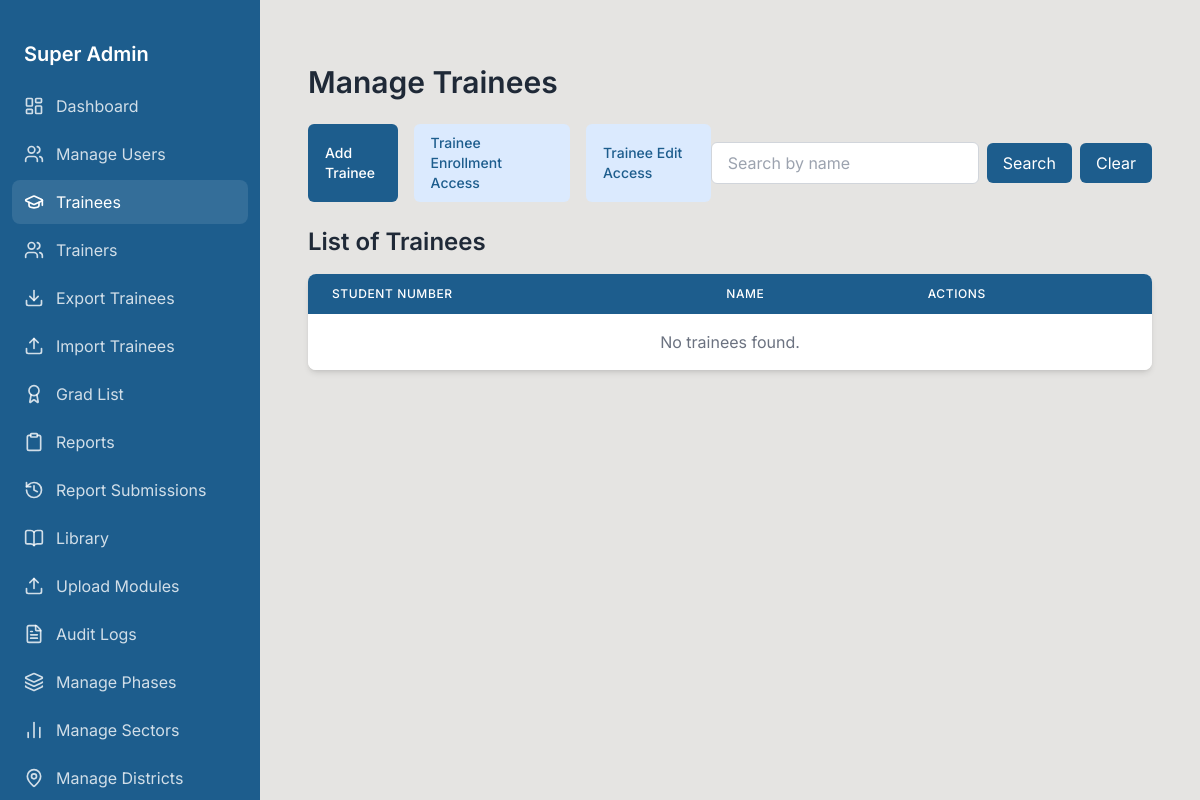
Before: /superuser/trainees/ (signed in) with the older database file.
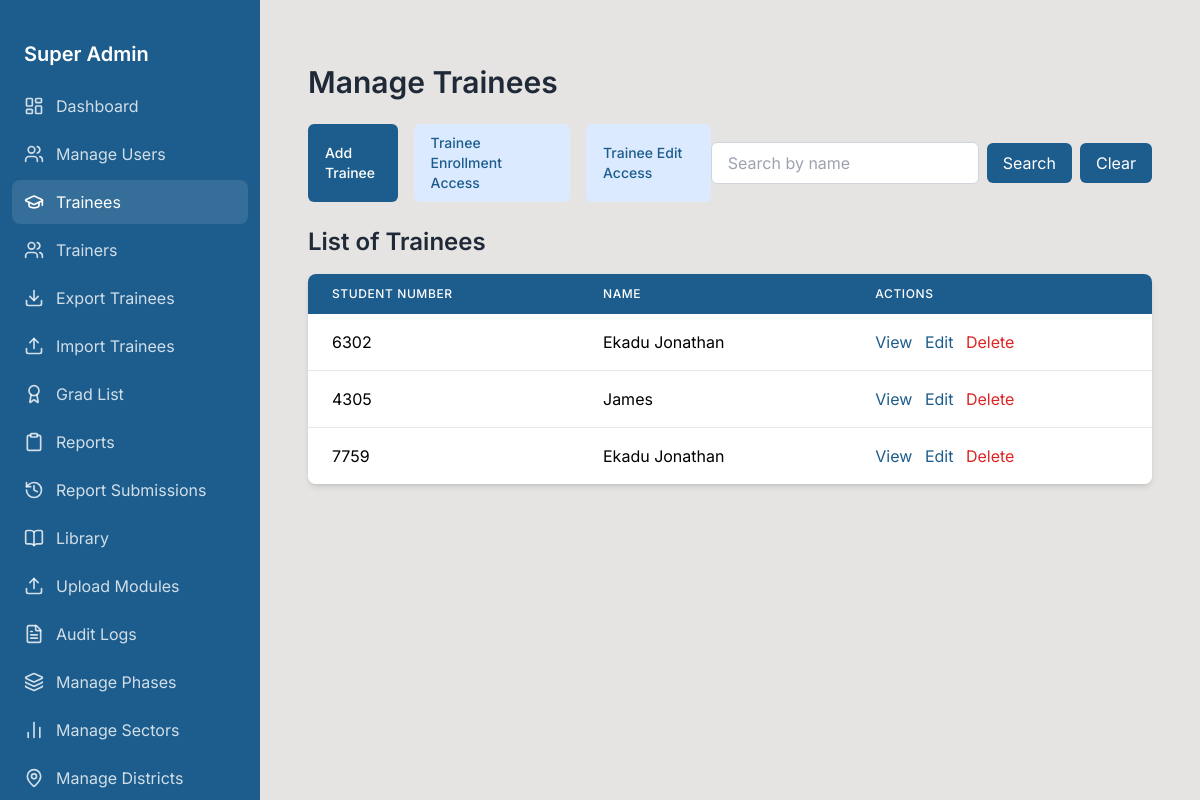
After: the same page with the newer database file.
### urdt_app/models.py (models this page shows, shortened)
class TraineeApplication(models.Model):
    cohort = models.ForeignKey(
        'Cohort',
        on_delete=models.SET_NULL,
        null=True,
        blank=True,
        related_name="trainees",
        help_text="Select the cohort for this trainee"
    )
    student_number = models.CharField(
        max_length=4,
        unique=True,
        editable=False,
        null=True,
        blank=True
    )
    passport_photo = models.ImageField(upload_to="trainee_photos/", null=True, blank=True)
    training_year_month = models.CharField(max_length=100)
    applicant_name = models.CharField(max_length=255)
    phone_contact = models.CharField(max_length=15)
    phone_ownership = models.CharField(max_length=50)
    gender = models.CharField(
        max_length=10,
        choices=[('Male', 'Male'), ('Female', 'Female')]
    )
    date_of_birth = models.DateField()
    age = models.PositiveIntegerField(default=0)
    consent_form_obtained = models.BooleanField(default=False)
    MARITAL_CHOICES = [
        ('Single', 'Single'),
        ('Divorced', 'Divorced'),
        ('Married', 'Married'),
        ('Widowed', 'Widowed'),
    ]
    marital_status = models.CharField(max_length=20, choices=MARITAL_CHOICES)
    household_number = models.CharField(max_length=50, blank=True, null=True)
    current_location = models.CharField(max_length=255, null=True, blank=True)
    zone = models.CharField(max_length=100, blank=True, null=True)
    block_number = models.CharField(max_length=50, blank=True, null=True)
    village = models.CharField(max_length=255, blank=True, null=True)
    parish = models.CharField(max_length=255, blank=True, null=True)
    subcounty = models.CharField(max_length=255, blank=True, null=True)
    district = models.ForeignKey('District', on_delete=models.SET_NULL, null=True, blank=True)
    NATIONALITY_CHOICES = [
        ('Ugandan', 'Ugandan'),
        ('Refugee', 'Refugee'),
    ]
    nationality = models.CharField(max_length=20, choices=NATIONALITY_CHOICES)
    pwd = models.BooleanField(default=False)
    current_location = models.CharField(max_length=255, blank=True, null=True)
    nature_of_disability = models.CharField(max_length=255, blank=True, null=True)
    EDUCATION_CHOICES = [
        ('University', 'University'),
        ('Tertiary', 'Tertiary'),
        ('Secondary', 'Secondary'),
        ('Primary', 'Primary'),
        ('Not at all', 'Not at all'),
    ]
    education_level = models.CharField(max_length=50, choices=EDUCATION_CHOICES)
    RELIGION_CHOICES = [
        ('Christian', 'Christian'),
        ('Moslem', 'Moslem'),
        ('Other', 'Other'),
    ]
    religion = models.CharField(max_length=50, choices=RELIGION_CHOICES)
    EMPLOYMENT_CHOICES = [
        ('Self-employed', 'Self-employed'),
        ('Employed', 'Employed'),
        ('Unemployed', 'Unemployed'),
    ]
    employment_status = models.CharField(max_length=20, choices=EMPLOYMENT_CHOICES)
    INCOME_CHOICES = [
        ('Below 100,000', 'Below 100,000'),
        ('100,000 - 299,000', '100,000 - 299,000'),
        ('300,000 - 500,000', '300,000 - 500,000'),
        ('Above 500,000', 'Above 500,000'),
    ]
    monthly_income = models.CharField(max_length=30, choices=INCOME_CHOICES)
    sector = models.ForeignKey('Sector', on_delete=models.CASCADE, related_name='trainee_sector')
    occupation = models.ForeignKey('Occupation', on_delete=models.CASCADE, related_name='trainee_occupation')
    has_smartphone = models.BooleanField(default=False)
    other_assets = models.TextField(blank=True, null=True)
    household_members_above_15 = models.PositiveIntegerField(default=0)
    MEALS_CHOICES = [
        ('Once', 'Once'),
        ('Twice', 'Twice'),
        ('Thrice', 'Thrice'),
    ]
    meals_per_day = models.CharField(max_length=10, choices=MEALS_CHOICES)
    internet_access = models.BooleanField(default=False)
    online_platform_awareness = models.BooleanField(default=False)
    FAMILY_ROLE_CHOICES = [
        ('Father', 'Father'),
        ('Mother', 'Mother'),
        ('Guardian', 'Guardian'),
        ('Child', 'Child'),
        ('Other', 'Other'),
    ]
    family_role = models.CharField(max_length=20, choices=FAMILY_ROLE_CHOICES)
    HEALTHCARE_CHOICES = [
        ('Use traditional herbs', 'Use traditional herbs'),
        ('Go to hospital', 'Go to hospital'),
        ('Clinic', 'Clinic'),
        ('Other', 'Other'),
    ]
    healthcare_access = models.CharField(max_length=50, choices=HEALTHCARE_CHOICES)
    community_leader = models.BooleanField(default=False)
    has_vision = models.BooleanField(default=False)
    vision_description = models.TextField(blank=True, null=True)
    mentees = models.TextField(
        blank=True,
        null=True,
        help_text="Enter 5 names, one per line or separated by commas."
    )
    assigned_trainer = models.ForeignKey(
        'TrainerApplication',
        on_delete=models.SET_NULL,
        null=True,
        blank=True,
        related_name='trainees'
    )
    epicenter_manager = models.ForeignKey(
        settings.AUTH_USER_MODEL,
        on_delete=models.SET_NULL,
        null=True,
        blank=True,
        related_name='epicenter_trainees'
    )
    created_by = models.ForeignKey(
        settings.AUTH_USER_MODEL,
        on_delete=models.CASCADE,
        related_name='trainee_applications',
        null=True
    )
    created_at = models.DateTimeField(auto_now_add=True)
    STUDY_STATUS_CHOICES = [
        ("NOT_STARTED", "Not Started"),
        ("STARTED_STUDYING", "Started Studying"),
        ("COMPLETED", "Completed"),
        ("DROPPED_OUT", "Dropped Out"),
    ]
    study_status = models.CharField(
        max_length=20,
        choices=STUDY_STATUS_CHOICES,
        default="NOT_STARTED",
        help_text="Tracks the trainee's study progress from not started -> started -> completed or dropped out."
    )
    DIT_CHOICES = [
        ("NOT_REGISTERED", "Not Registered for DIT"),
        ("REGISTERED", "Registered for DIT"),
    ]
    dit_status = models.CharField(
        max_length=15,
        choices=DIT_CHOICES,
        blank=True,
        null=True,
        help_text="Tracks whether the trainee is registered for DIT assessment."
    )
    ASSESSMENT_CHOICES = [
        ("NONE", "No Assessment Yet"),
        ("SUCCESSFUL", "Successfully Assessed"),
        ("UNSUCCESSFUL", "Unsuccessful"),
        ("ABSENT", "Absent"),
    ]
    final_assessment_status = models.CharField(
        max_length=15,
        choices=ASSESSMENT_CHOICES,
        default="NONE",
        help_text="Registrar's final assessment status."
    )

### urdt_app/views.py (the view)
# urls.py: path('superuser/trainees/', views.manage_trainees, name='manage_trainees'),
@login_required
@user_passes_test(superuser_required)
def manage_trainees(request):
    trainee_users = CustomUser.objects.filter(role='TRAINEE').order_by('username')
    search_query = request.GET.get('search', '').strip()
    if search_query:
        trainee_apps = TraineeApplication.objects.filter(
            applicant_name__icontains=search_query  # Case‑insensitive search
        ).order_by('-created_at')
    else:
        trainee_apps = TraineeApplication.objects.all().order_by('-created_at')
    paginator = Paginator(trainee_apps, 30)
    page = request.GET.get('page', 1)
    try:
        trainee_apps = paginator.page(page)
    except PageNotAnInteger:
        trainee_apps = paginator.page(1)
    except EmptyPage:
        trainee_apps = paginator.page(paginator.num_pages)
    context = {
        'trainee_users': trainee_users,
        'trainee_apps': trainee_apps,
        'search_query': search_query,
    }
    return render(request, 'superuser/manage_trainees.html', context)

### urdt_app/context_processors.py (called while the page is built, shortened)
def safeguarding_notifications(request):
    if not request.user.is_authenticated:
        return {}
    user = request.user
    return {}

def dynamic_base_template(request):
    base_template = "base.html"  # Default fallback
    if request.user.is_authenticated:
        role_templates = {
            "SUPER_USER": "superuser/base.html",
            "ADMINISTRATIVE_USER": "adminuser/base.html",
            "SUB_ADMIN": "subadmin/base.html",
            "EPICENTER_MANAGER": "epicentermanager/base.html",
            "SECTOR_LEAD": "sectorlead/base.html",  # Placeholder, refined further below
            "TRAINEE":"trainee/base.html",
            "TRAINER":"trainer/base.html"
        }
        base_template = role_templates.get(request.user.role, "base.html")
    return {"base_template": base_template}

### urdt_app/utils.py (called while the page is built)
def superuser_required(user):
    return user.is_authenticated and user.role == "SUPER_USER"

### templates/superuser/manage_trainees.html (shortened to what this page needs)
{% extends 'superuser/base.html' %}
{% block content %}
<div class="container mx-auto px-4 py-8">
  <h1 class="text-3xl font-semibold text-gray-800 mb-6">Manage Trainees</h1>
  <div class="flex items-center justify-between mb-6">
    <div class="flex space-x-4">
      <a href="{% url 'add_trainee' %}" class="inline-flex items-center px-4 py-2 border border-transparent text-sm font-medium rounded-md text-white bg-[#1d5d8d] hover:bg-[#249428]">
        Add Trainee
      </a>
      <a href="{% url 'trainee_enrollment_access' %}" class="inline-flex items-center px-4 py-2 border border-transparent text-sm font-medium rounded-md text-[#1d5d8d] bg-blue-100 hover:bg-blue-200">
        Trainee Enrollment Access
      </a>
      <a href="{% url 'superuser_trainer_edit_access' %}" class="inline-flex items-center px-4 py-2 border border-transparent text-sm font-medium rounded-md text-[#1d5d8d] bg-blue-100 hover:bg-blue-200">
        Trainee Edit Access
      </a>
    </div>
    <form method="GET" class="flex items-center space-x-2">
      <input
        type="text"
        name="search"
        placeholder="Search by name"
        value="{{ search_query }}"
        class="px-4 py-2 border border-gray-300 rounded-md focus:outline-none focus:ring-2 focus:ring-blue-500"
      >
      <button type="submit" class="px-4 py-2 bg-[#1d5d8d] text-white rounded-md hover:bg-blue-700">
        Search
      </button>
      <a href="{% url 'manage_trainees' %}" class="px-4 py-2 bg-[#1d5d8d] text-white rounded-md hover:bg-gray-300">
        Clear
      </a>
    </form>
  </div>
  <h2 class="text-2xl font-semibold text-gray-800 mb-4">List of Trainees</h2>
  <div class="overflow-x-auto bg-white shadow-md rounded-lg">
    <table class="min-w-full table-auto">
      <thead class="bg-[#1d5d8d] text-white">
        <tr>
          <th class="px-6 py-3 text-left text-xs font-medium uppercase tracking-wider">Student Number</th>
          <th class="px-6 py-3 text-left text-xs font-medium uppercase tracking-wider">Name</th>
          <th class="px-6 py-3 text-left text-xs font-medium uppercase tracking-wider">Actions</th>
        </tr>
      </thead>
      <tbody class="bg-white divide-y divide-gray-200">
        {% for app in trainee_apps %}
        <tr class="hover:bg-blue-50">
          <td class="px-6 py-4 whitespace-nowrap">{{ app.student_number }}</td>
          <td class="px-6 py-4 whitespace-nowrap">{{ app.applicant_name }}</td>
          <td class="px-6 py-4 whitespace-nowrap">
            <a href="{% url 'view_trainee' app.id %}" class="text-[#1d5d8d] hover:text-blue-700 mr-2">View</a>
            <a href="{% url 'edit_trainee' app.id %}" class="text-[#1d5d8d] hover:text-blue-700 mr-2">Edit</a>
            <a href="{% url 'delete_trainee' app.id %}" class="text-red-600 hover:text-red-800"
               onclick="return confirm('Are you sure you want to delete this trainee?');">
              Delete
            </a>
          </td>
        </tr>
        {% empty %}
        <tr>
          <td colspan="3" class="px-6 py-4 text-center text-gray-500">No trainees found.</td>
        </tr>
        {% endfor %}
      </tbody>
    </table>
  </div>
</div>
{% endblock content %}

Changed rows visible on the page:
added TraineeApplication: student_number "6302", applicant_name "Ekadu Jonathan"
added TraineeApplication: student_number "4305", applicant_name "James"
added TraineeApplication: student_number "7759", applicant_name "Ekadu Jonathan"
Other visible differences:
text no longer shown: "No trainees found."
